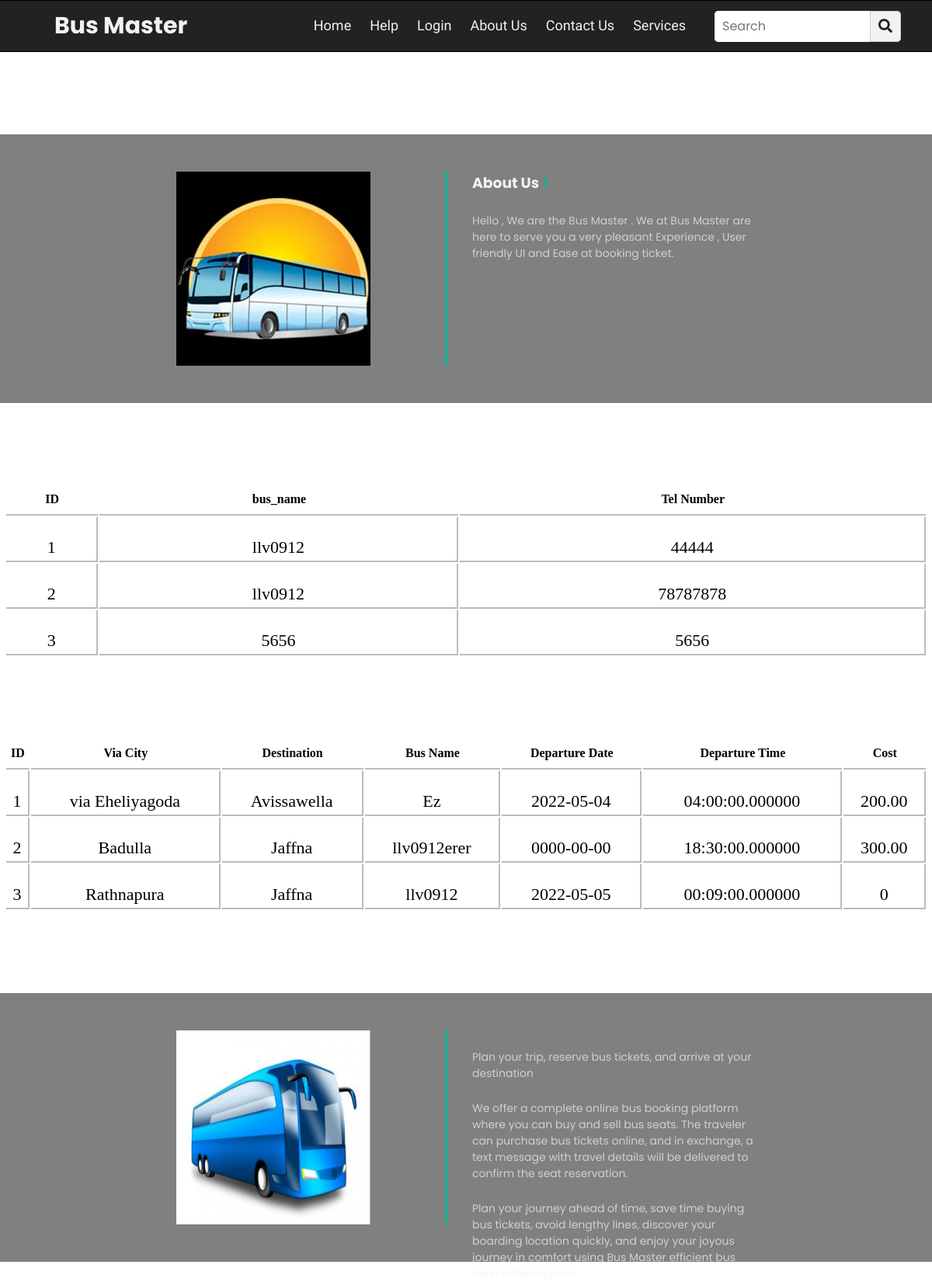
Page /AboutUs.php on the committed database.
### tables this page shows
CREATE TABLE `bus` (
  `id` int(11) NOT NULL,
  `Bus_Name` varchar(255) NOT NULL,
  `Tel` varchar(20) NOT NULL
);

CREATE TABLE `route` (
  `id` int(11) NOT NULL,
  `via_city` varchar(255) NOT NULL,
  `destination` varchar(255) NOT NULL,
  `bus_name` varchar(255) NOT NULL,
  `departure_date` date NOT NULL,
  `departure_time` time(6) NOT NULL,
  `cost` varchar(255) NOT NULL
);

### AboutUs.php (the view, shortened to what this page needs)
<!DOCTYPE html>
<html lang="en" dir="ltr">
  <head>
    <link rel="stylesheet" href="cssfile/nav.css">
    <link rel="stylesheet" href="cssfile/footer_l.css">
    <link rel="stylesheet" href="cssfile/login.css">
    <link rel="stylesheet" a href="css\font-awesome.min.css">
    <link rel="stylesheet" href="https://pro.fontawesome.com/releases/v5.10.0/css/all.css"/>
    <link rel="stylesheet" href="https://cdnjs.cloudflare.com/ajax/libs/font-awesome/5.15.3/css/all.min.css"/>
  </head>
  <body>
            <?php include("nav.php");
             ?>
             <div class="about-sec">
        <div class="about-img">
            <img src="image/bus2.jpg">
        </div>
        <div class="about-intro">
            <h3>About Us<span style="color: #00b894;"> !</h3>
            <p>Hello , We are the Bus Master . We at Bus Master are here to serve you a very pleasant Experience , User friendly UI and Ease at booking ticket.</p>
        </div>
    </div>
<?php include("connection.php");?>
<h1 class="topic_bus"> Our Buses</h1>
<?php
    $sqlget="SELECT * FROM bus";
    $sqldata=mysqli_query($conn,$sqlget) or die('error getting');
    echo "<table>";
    echo "<tr>
      <th>ID</th>
    <th>bus_name</th>
    <th>Tel Number</th>
       </tr>";
       while ($row=mysqli_fetch_array($sqldata,MYSQLI_ASSOC))
       {
        echo "<tr><td>";
        echo $row['id'];
        echo "</td><td>";
        echo $row['Bus_Name'];
        echo "</td><td>";
        echo $row['Tel'];
        echo "</td>";
        ?>
        </tr>
<?php
       }
       echo "</table>";
?>
<h1 class="topic_bus"> Our Route Services</h1>
<?php
    $sqlget="SELECT * FROM route";
    $sqldata=mysqli_query($conn,$sqlget) or die('error getting');
    echo "<table>";
    echo "<tr>
      <th>ID</th>
    <th>Via City</th>
    <th>Destination</th>
    <th>Bus Name</th>
    <th>Departure Date</th>
    <th>Departure Time</th>
    <th>Cost</th>
       </tr>";
       while ($row=mysqli_fetch_array($sqldata,MYSQLI_ASSOC))
       {
        echo "<tr><td>";
        echo $row['id'];
        echo "</td><td>";
        echo $row['via_city'];
        echo "</td><td>";
        echo $row['destination'];
        echo "</td><td>";
        echo $row['bus_name'];
        echo "</td><td>";
         echo $row['departure_date'];
        echo "</td><td>";
         echo $row['departure_time'];
        echo "</td><td>";
         echo $row['cost'];
        echo "</td>";
        ?>
        </tr>
<?php
       }
       echo "</table>";
?>
             <div class="about-sec">
        <div class="about-img">
            <img src="image/bus3.jpg">
        </div>
        <div class="about-intro">
            <p>Plan your trip, reserve bus tickets, and arrive at your destination</p>
            <p>We offer a complete online bus booking platform where you can buy and sell bus seats. The traveler can purchase bus tickets online, and in exchange, a text message with travel details will be delivered to confirm the seat reservation.
            </p>
            <p>Plan your journey ahead of time, save time buying bus tickets, avoid lengthy lines, discover your boarding location quickly, and enjoy your joyous journey in comfort using Bus Master efficient bus reservation system.
            </p>
        </div>
    </div>
  </body>
</html>

### nav.php (shortened to what this page needs)
<nav>
     <ul>
       <li class="logo"><h4>Bus Master</h4></li>
       <div class="items">
         <li><a href="home.php">Home</a></li>
         <li><a href="help.php">Help</a></li>
         <li><a href="loginMenu.php">Login</a></li>
         <li><a href="AboutUs.php">About Us</a></li>
          <li><a href="contact_us.php">Contact Us</a></li>
           <li><a href="slide.php">Services</a></li>
       </div>
       <li class="search-icon">
         <input type="search" placeholder="Search">
         <label class="icon">
           <span class="fas fa-search"></span>
         </label>
       </li>
     </ul>
   </nav>

### cssfile/nav.css (style rules this page uses)
* { margin: 0; padding: 0; color: #f2f2f2; box-sizing: border-box; font-family: 'Montserrat', sans-serif; }
nav { background: #222222; padding: 10px 40px 10px 70px; border: 1px solid #000; border-left: none; border-right: none; }
nav ul { display: flex; list-style: none; flex-wrap: wrap; align-items: center; justify-content: center; }
nav ul li.logo { flex: 1; font-size: 30px; font-weight: 700; }
nav ul div.items { padding: 0 25px; display: inline-flex; }
nav ul div.items a { text-decoration: none; font-size: 18px; padding: 0 12px; }
nav ul .search-icon { height: 40px; width: 240px; display: flex; background: #f2f2f2; border-radius: 5px; }
nav ul .search-icon input { height: 100%; width: 200px; border: none; outline: none; padding: 0 10px; color: #000; font-size: 16px; border-radius: 5px 0 0 5px; }
nav ul .search-icon .icon { height: 100%; width: 40px; line-height: 40px; text-align: center; border: 1px solid #cccccc; border-radius: 0 5px 5px 0; cursor: pointer; }
nav ul .search-icon .icon span { color: #222222; font-size: 18px; }

### cssfile/footer_l.css (style rules this page uses)
body { font-family: 'Poppins', sans-serif; }
* { margin: 0; padding: 0; box-sizing: border-box; }
a { text-decoration: none; color: inherit; font-family: 'Baloo Bhaijaan 2', cursive; }

### cssfile/login.css (style rules this page uses)
h1 { margin: 0; padding: 0 0 20px; text-align: center; font-size: 22px; }

### AboutUs.php (style rules this page uses)
body { margin: 0; padding: 0; width: 100%; height: 100%; background-image: url(image/2.jpg); background-repeat: no-repeat; background-attachment: fixed; background-size: cover; }
* { font-family: 'Poppins', sans-serif; margin: 0; padding: 0; box-sizing: border-box; }
.about-sec { display: flex; padding: 3rem 0; width: 100%; justify-content: center; background: rgba(1, 2, 2, 0.5); margin-top: 106px; }
.about-img { width: 250px; height: 250px; margin: 0 3rem; }
.about-img img { height: 100%; width: 100%; }
.about-intro { color: #fff; width: 400px; height: 250px; border-left: 3px solid #00b894; padding-left: 2rem; margin: 0 3rem; }
.about-intro p { margin-top: 1.5rem; font-size: 14px; opacity: .7; }
table { width:99%; border-collapse: separate !important; margin:auto; text-align:center; margin-top:50px; background-color: rgb(255, 255, 255); border-radius: 10px 10px 0px 0px; }
table th { border-bottom:2px solid rgb(187, 187, 187); padding:10px 0px 10px 0px; font-family: "balsamiq_sansitalic" !important; color: black; }
table tr td { border-right: 2px solid rgb(187, 187, 187); height: 58px; padding: 22px 0px 0px 0px; font-family: "monospace;" !important; border-bottom: 2px solid rgb(187, 187, 187); font-size: 22px; color: black; }
.topic_bus { text-align: center; color: #fff; }

### rows in the picture
bus: id "1", Bus_Name "llv0912", Tel "44444"
bus: id "2", Bus_Name "llv0912", Tel "78787878"
bus: id "3", Bus_Name "5656", Tel "5656"
route: id "1", via_city "via Eheliyagoda", destination "Avissawella", bus_name "Ez", departure_date "2022-05-04", departure_time "04:00:00.000000", cost "200.00"
route: id "2", via_city "Badulla", destination "Jaffna", bus_name "llv0912erer", departure_date "0000-00-00", departure_time "18:30:00.000000", cost "300.00"
route: id "3", via_city "Rathnapura", destination "Jaffna", bus_name "llv0912", departure_date "2022-05-05", departure_time "00:09:00.000000", cost "0"
